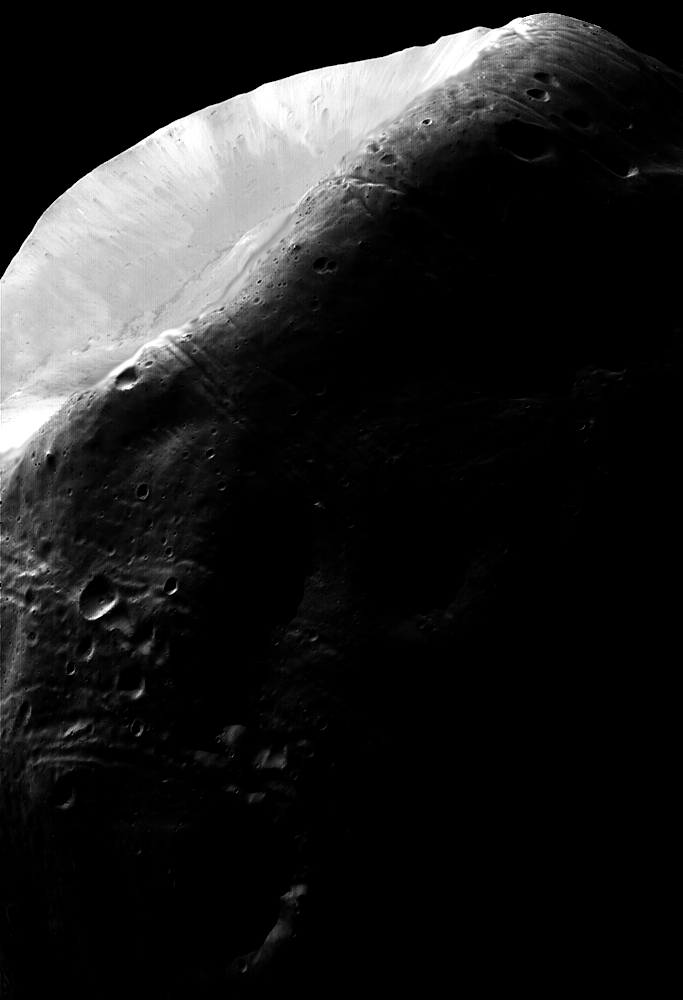
%> input picture trabalhos escritos/Material de estudos/codigos_exemplo_matlab/Fig0310(a)(Moon Phobos).tif, 683 x 1000 px
$ octave --eval "figure310;"   (GNU Octave 9; MATLAB toolbox functions it lacks are replaced by stand-ins)
%> lines starting %> are read from the running program, lines starting %| are printed output that depends on the picture
function figure310
f = imread('Fig0310(a)(Moon Phobos).tif');
%> f is the input picture: size 1000x683 uint8; min 0, max 255, mean 31.7
subplot(2,2,1); imshow(f);
subplot(2,2,2); imhist(f);
g = histeq(f,256);
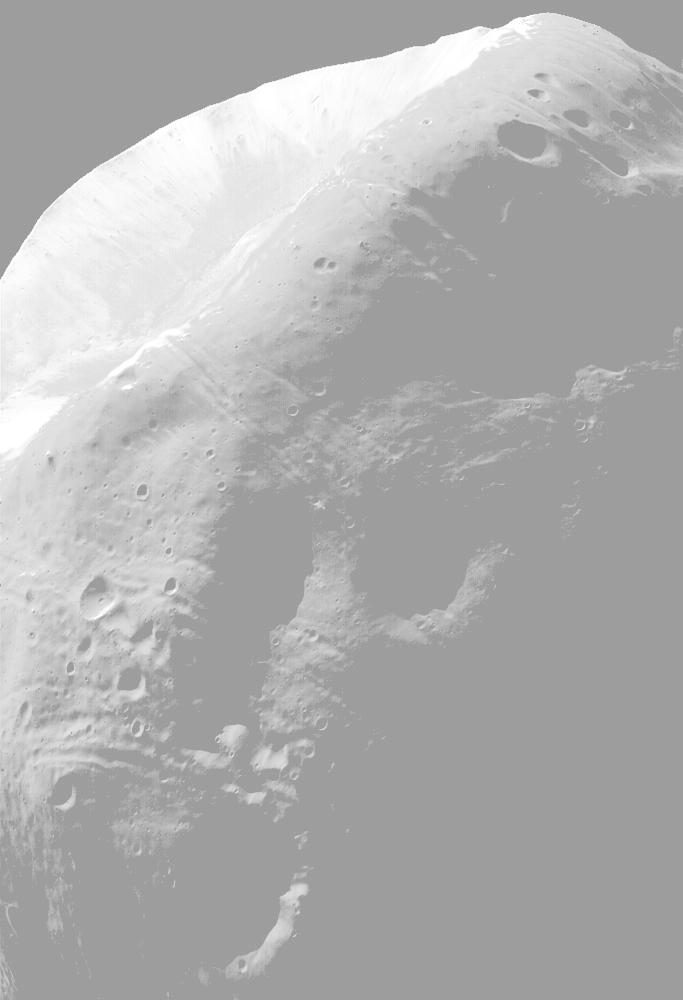
%> g: size 1000x683 uint8; min 157, max 255, mean 176.1
%> `figure310;`:
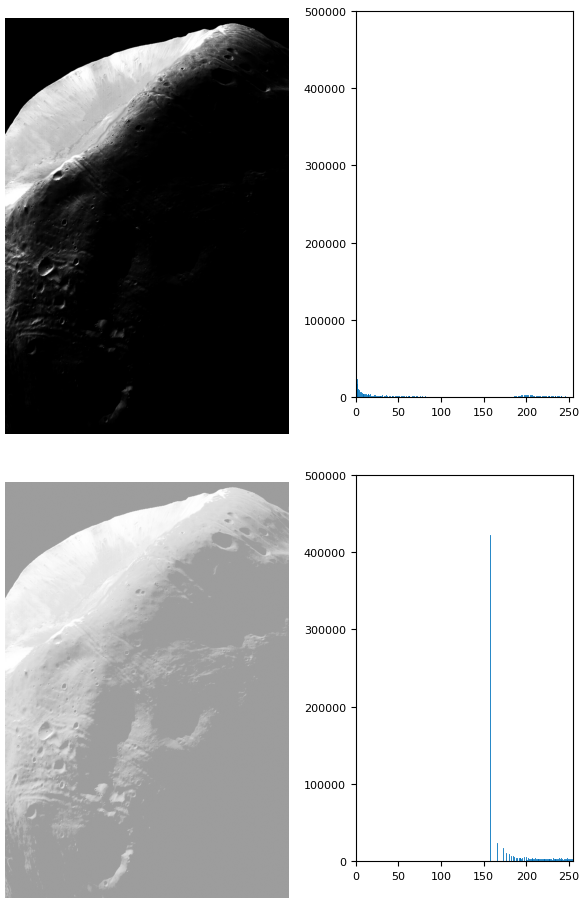
%> figure redrawn from the program's plot data, 4 panels
subplot(2,2,3); imshow(g);
subplot(2,2,4); imhist(g);
